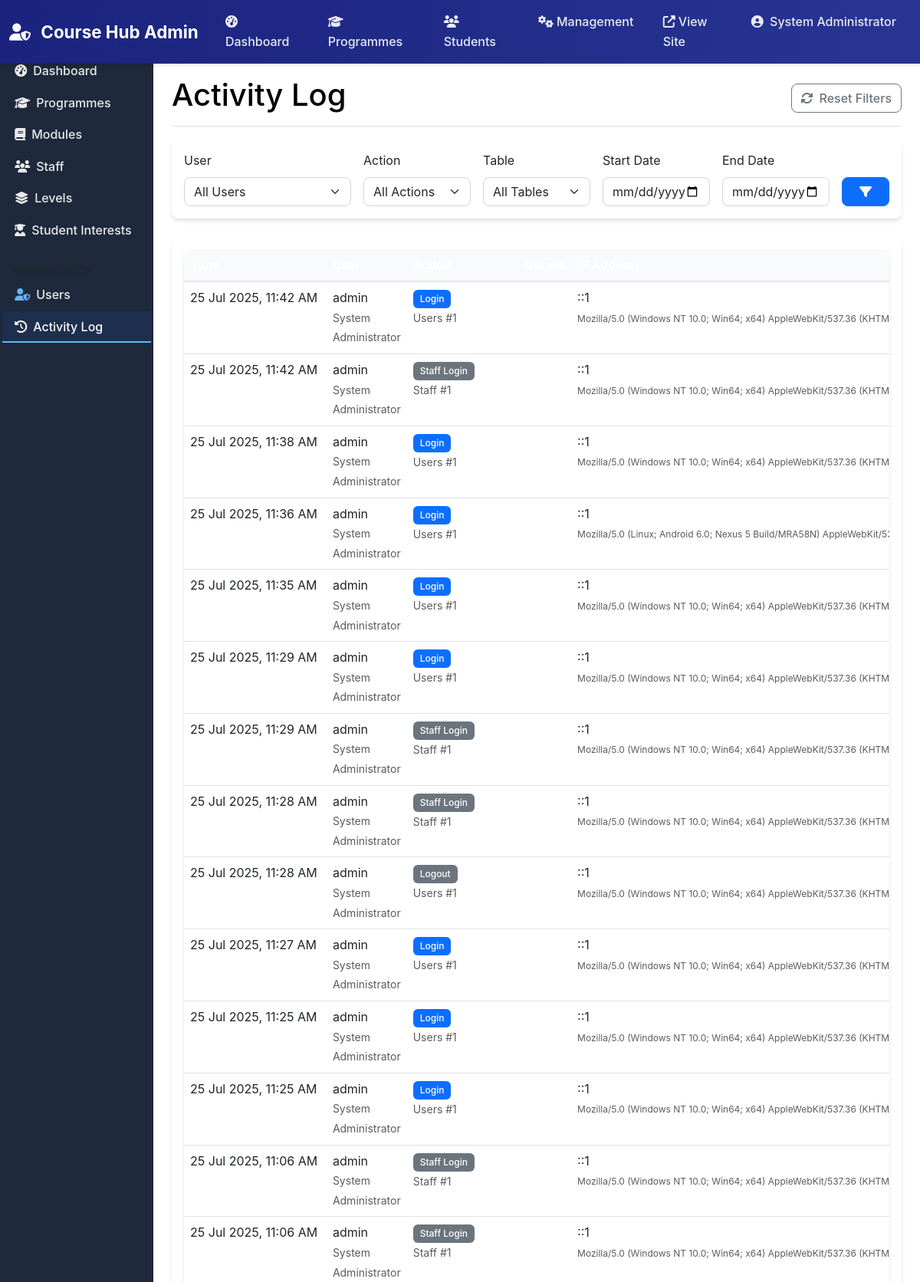
/admin/activity_log.php (signed in, upper part), run on the app's committed database.
### tables this page shows
CREATE TABLE `activitylog` (
  `LogID` int(11) NOT NULL,
  `UserID` int(11) DEFAULT NULL,
  `Action` varchar(100) NOT NULL,
  `TableName` varchar(50) DEFAULT NULL,
  `RecordID` int(11) DEFAULT NULL,
  `OldValues` longtext DEFAULT NULL CHECK (json_valid(`OldValues`)),
  `NewValues` longtext DEFAULT NULL CHECK (json_valid(`NewValues`)),
  `IPAddress` varchar(45) DEFAULT NULL,
  `UserAgent` text DEFAULT NULL,
  `CreatedAt` timestamp NOT NULL DEFAULT current_timestamp()
);

CREATE TABLE `users` (
  `UserID` int(11) NOT NULL,
  `Username` varchar(100) NOT NULL,
  `Email` varchar(255) NOT NULL,
  `PasswordHash` varchar(255) NOT NULL,
  `RoleID` int(11) NOT NULL,
  `FirstName` varchar(100) DEFAULT NULL,
  `LastName` varchar(100) DEFAULT NULL,
  `IsActive` tinyint(1) DEFAULT 1,
  `CreatedAt` timestamp NOT NULL DEFAULT current_timestamp(),
  `LastLogin` timestamp NULL DEFAULT NULL,
  `ResetToken` varchar(255) DEFAULT NULL,
  `ResetTokenExpiry` timestamp NULL DEFAULT NULL
);

### config/config.php (called while the page is built, shortened)
<?php
function formatDateTime($datetime) {
    return date('j M Y, g:i A', strtotime($datetime));
}
?>

### admin/activity_log.php (the view, shortened to what this page needs)
<?php
require_once __DIR__ . '/../config/config.php';
$startDate = isset($_GET['start_date']) ? sanitize($_GET['start_date']) : null;
$endDate = isset($_GET['end_date']) ? sanitize($_GET['end_date']) : null;
$page = isset($_GET['page']) ? max(1, (int)$_GET['page']) : 1;
$perPage = 50;
$sql = "
    SELECT l.LogID, l.Action, l.TableName, l.RecordID, l.OldValues,
           l.NewValues, l.IPAddress, l.UserAgent, l.CreatedAt,
           u.Username, u.FirstName, u.LastName
    FROM ActivityLog l
    LEFT JOIN Users u ON l.UserID = u.UserID
    WHERE 1=1
";
$params = [];
$sql .= " ORDER BY l.CreatedAt DESC LIMIT ? OFFSET ?";
$params[] = $perPage;
$params[] = ($page - 1) * $perPage;
$stmt = $db->prepare($sql);
$stmt->execute($params);
$logs = $stmt->fetchAll();
?>
<!DOCTYPE html>
<html lang="en">
<head>
    <link href="https://cdn.jsdelivr.net/npm/bootstrap@5.3.0/dist/css/bootstrap.min.css" rel="stylesheet">
    <link href="https://cdnjs.cloudflare.com/ajax/libs/font-awesome/6.4.0/css/all.min.css" rel="stylesheet">
    <link href="../assets/css/style.css" rel="stylesheet">
</head>
<body class="admin-body">
    <?php include 'includes/admin_nav.php'; ?>
    <div class="container-fluid">
        <div class="row">
            <?php include 'includes/admin_sidebar.php'; ?>
            <main class="col-md-9 ms-sm-auto col-lg-10 px-md-4 py-4">
                <div class="d-flex justify-content-between flex-wrap flex-md-nowrap align-items-center pb-2 mb-3 border-bottom">
                    <h1 class="text-black">Activity Log</h1>
                    <div class="btn-toolbar mb-2 mb-md-0">
                        <button type="button" class="btn btn-outline-secondary" onclick="window.location.href='activity_log.php'">
                            <i class="fas fa-sync-alt me-2"></i>Reset Filters
                        </button>
                    </div>
                </div>
                <div class="card mb-4">
                    <div class="card-body">
                        <form method="GET" class="row g-3">
                            <div class="col-md-3">
                                <label class="form-label">User</label>
                                <select name="user" class="form-select">
                                    <option value="">All Users</option>
                                </select>
                            </div>
                            <div class="col-md-2">
                                <label class="form-label">Action</label>
                                <select name="action" class="form-select">
                                    <option value="">All Actions</option>
                                </select>
                            </div>
                            <div class="col-md-2">
                                <label class="form-label">Table</label>
                                <select name="table" class="form-select">
                                    <option value="">All Tables</option>
                                </select>
                            </div>
                            <div class="col-md-2">
                                <label class="form-label">Start Date</label>
                                <input type="date" class="form-control" name="start_date"
                                       value="<?php echo $startDate; ?>">
                            </div>
                            <div class="col-md-2">
                                <label class="form-label">End Date</label>
                                <input type="date" class="form-control" name="end_date"
                                       value="<?php echo $endDate; ?>">
                            </div>
                            <div class="col-md-1 d-flex align-items-end">
                                <button type="submit" class="btn btn-primary w-100">
                                    <i class="fas fa-filter"></i>
                                </button>
                            </div>
                        </form>
                    </div>
                </div>
                <div class="card">
                    <div class="card-body">
                        <div class="table-responsive">
                            <table class="table">
                                <thead>
                                    <tr>
                                        <th class="text-white">Time</th>
                                        <th class="text-white">User</th>
                                        <th class="text-white">Action</th>
                                        <th class="text-white">Details</th>
                                        <th class="text-white">IP Address</th>
                                    </tr>
                                </thead>
                                <tbody>
                                    <?php foreach ($logs as $log): ?>
                                        <tr class="log-entry">
                                            <td class="text-nowrap">
                                                <?php echo formatDateTime($log['CreatedAt']); ?>
                                            </td>
                                            <td>
                                                <?php if ($log['Username']): ?>
                                                    <?php echo htmlspecialchars($log['Username']); ?>
                                                    <br>
                                                    <small class="text-muted">
                                                        <?php echo htmlspecialchars($log['FirstName'] . ' ' . $log['LastName']); ?>
                                                    </small>
                                                <?php else: ?>
                                                    <span class="text-muted">System</span>
                                                <?php endif; ?>
                                            </td>
                                            <td>
                                                <span class="badge bg-<?php
                                                    echo match($log['Action']) {
                                                        'Create' => 'success',
                                                        'Update' => 'info',
                                                        'Delete' => 'danger',
                                                        'Login' => 'primary',
                                                        'Logout' => 'secondary',
                                                        default => 'secondary'
                                                    };
                                                ?>">
                                                    <?php echo htmlspecialchars($log['Action']); ?>
                                                </span>
                                                <?php if ($log['TableName']): ?>
                                                    <br>
                                                    <small class="text-muted">
                                                        <?php echo htmlspecialchars($log['TableName']); ?>
                                                        <?php if ($log['RecordID']): ?>
                                                            #<?php echo $log['RecordID']; ?>
                                                        <?php endif; ?>
                                                    </small>
                                                <?php endif; ?>
                                            </td>
                                            <td>
                                            </td>
                                            <td class="text-nowrap">
                                                <?php echo htmlspecialchars($log['IPAddress']); ?>
                                                <br>
                                                <small class="text-muted" style="font-size: 0.75rem;">
                                                    <?php echo htmlspecialchars($log['UserAgent']); ?>
                                                </small>
                                            </td>
                                        </tr>
                                    <?php endforeach; ?>
                                </tbody>
                            </table>
                        </div>
                    </div>
                </div>
            </main>
        </div>
    </div>
</body>
</html>

### assets/css/style.css (style rules this page uses)
:root { --primary-color: #020d23; --secondary-color: #64748b; --success-color: #059669; --info-color: #0891b2; --warning-color: #d97706; --danger-color: #dc2626; --light-color: #f8fafc; --dark-color: #1e293b; --muted-color: #6b7280; --border-radius: 8px; --box-shadow: 0 4px 6px -1px rgba(0, 0, 0, 0.1), 0 2px 4px -1px rgba(0, 0, 0, 0.06); --box-shadow-lg: 0 20px 25px -5px rgba(0, 0, 0, 0.1), 0 10px 10px -5px rgba(0, 0, 0, 0.04); --transition: all 0.3s ease; }
body { font-family: 'Inter', -apple-system, BlinkMacSystemFont, 'Segoe UI', Roboto, sans-serif; line-height: 1.6; color: var(--dark-color); }
.text-white { color: white !important; }
.text-black { color: black !important; }
.btn { border-radius: var(--border-radius); font-weight: 500; transition: var(--transition); }
.card { border-radius: var(--border-radius); border: none; box-shadow: var(--box-shadow); transition: var(--transition); }
.form-control, .form-select { border-radius: var(--border-radius); border: 1px solid #d1d5db; transition: var(--transition); }
.badge { font-weight: 500; padding: 0.5em 0.75em; }
.table { border-radius: var(--border-radius); overflow: hidden; }
.table thead th { background-color: var(--light-color); border-bottom: 2px solid #e5e7eb; font-weight: 600; }
.table-responsive { border-radius: var(--border-radius); box-shadow: var(--box-shadow); }

### admin/activity_log.php (style rules this page uses)
.log-entry { transition: background-color 0.2s; }

### data on the page
activitylog: CreatedAt "25 Jul 2025, 11:42 AM", UserID.Username "admin", UserID.LastName "System Administrator", Action "Login", TableName "Users", RecordID "1", IPAddress "::1", UserAgent "Mozilla/5.0 (Windows NT 10.0; Win64; x64) AppleWebKit/537.36…"
activitylog: CreatedAt "25 Jul 2025, 11:42 AM", UserID.Username "admin", UserID.LastName "System Administrator", Action "Staff Login", TableName "Staff", RecordID "1", IPAddress "::1", UserAgent "Mozilla/5.0 (Windows NT 10.0; Win64; x64) AppleWebKit/537.36…"
activitylog: CreatedAt "25 Jul 2025, 11:38 AM", UserID.Username "admin", UserID.LastName "System Administrator", Action "Login", TableName "Users", RecordID "1", IPAddress "::1", UserAgent "Mozilla/5.0 (Windows NT 10.0; Win64; x64) AppleWebKit/537.36…"
activitylog: CreatedAt "25 Jul 2025, 11:36 AM", UserID.Username "admin", UserID.LastName "System Administrator", Action "Login", TableName "Users", RecordID "1", IPAddress "::1", UserAgent "Mozilla/5.0 (Linux; Android 6.0; Nexus 5 Build/MRA58N)…"
activitylog: CreatedAt "25 Jul 2025, 11:35 AM", UserID.Username "admin", UserID.LastName "System Administrator", Action "Login", TableName "Users", RecordID "1", IPAddress "::1", UserAgent "Mozilla/5.0 (Windows NT 10.0; Win64; x64) AppleWebKit/537.36…"
activitylog: CreatedAt "25 Jul 2025, 11:29 AM", UserID.Username "admin", UserID.LastName "System Administrator", Action "Login", TableName "Users", RecordID "1", IPAddress "::1", UserAgent "Mozilla/5.0 (Windows NT 10.0; Win64; x64) AppleWebKit/537.36…"
activitylog: CreatedAt "25 Jul 2025, 11:29 AM", UserID.Username "admin", UserID.LastName "System Administrator", Action "Staff Login", TableName "Staff", RecordID "1", IPAddress "::1", UserAgent "Mozilla/5.0 (Windows NT 10.0; Win64; x64) AppleWebKit/537.36…"
activitylog: CreatedAt "25 Jul 2025, 11:28 AM", UserID.Username "admin", UserID.LastName "System Administrator", Action "Staff Login", TableName "Staff", RecordID "1", IPAddress "::1", UserAgent "Mozilla/5.0 (Windows NT 10.0; Win64; x64) AppleWebKit/537.36…"
activitylog: CreatedAt "25 Jul 2025, 11:28 AM", UserID.Username "admin", UserID.LastName "System Administrator", Action "Logout", TableName "Users", RecordID "1", IPAddress "::1", UserAgent "Mozilla/5.0 (Windows NT 10.0; Win64; x64) AppleWebKit/537.36…"
activitylog: CreatedAt "25 Jul 2025, 11:27 AM", UserID.Username "admin", UserID.LastName "System Administrator", Action "Login", TableName "Users", RecordID "1", IPAddress "::1", UserAgent "Mozilla/5.0 (Windows NT 10.0; Win64; x64) AppleWebKit/537.36…"
activitylog: CreatedAt "25 Jul 2025, 11:25 AM", UserID.Username "admin", UserID.LastName "System Administrator", Action "Login", TableName "Users", RecordID "1", IPAddress "::1", UserAgent "Mozilla/5.0 (Windows NT 10.0; Win64; x64) AppleWebKit/537.36…"
activitylog: CreatedAt "25 Jul 2025, 11:25 AM", UserID.Username "admin", UserID.LastName "System Administrator", Action "Login", TableName "Users", RecordID "1", IPAddress "::1", UserAgent "Mozilla/5.0 (Windows NT 10.0; Win64; x64) AppleWebKit/537.36…"
activitylog: CreatedAt "25 Jul 2025, 11:06 AM", UserID.Username "admin", UserID.LastName "System Administrator", Action "Staff Login", TableName "Staff", RecordID "1", IPAddress "::1", UserAgent "Mozilla/5.0 (Windows NT 10.0; Win64; x64) AppleWebKit/537.36…"
activitylog: CreatedAt "25 Jul 2025, 11:06 AM", UserID.Username "admin", UserID.LastName "System Administrator", Action "Staff Login", TableName "Staff", RecordID "1", IPAddress "::1", UserAgent "Mozilla/5.0 (Windows NT 10.0; Win64; x64) AppleWebKit/537.36…"

### other printed values
SITE_NAME "Course Hub"
$_SESSION['user_name'] "System Administrator"
